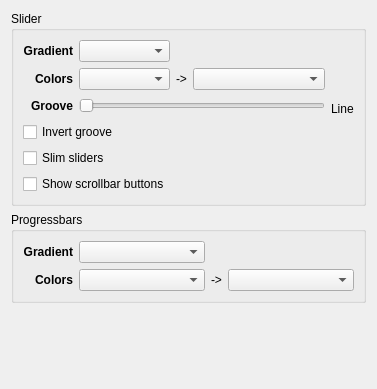
        <widget class="QWidget" name="Scrollbars">
         <layout class="QVBoxLayout" name="verticalLayout_6">
          <item>
           <widget class="QGroupBox" name="groupBox">
            <property name="title">
             <string>Slider</string>
            </property>
            <property name="flat">
             <bool>true</bool>
            </property>
            <layout class="QGridLayout" name="gridLayout_10">
             <item row="0" column="0">
              <widget class="QLabel" name="label_18">
               <property name="font">
                <font>
                 <weight>75</weight>
                 <bold>true</bold>
                </font>
               </property>
               <property name="text">
                <string>Gradient</string>
               </property>
               <property name="alignment">
                <set>Qt::AlignRight|Qt::AlignTrailing|Qt::AlignVCenter</set>
               </property>
              </widget>
             </item>
             <item row="0" column="1">
              <widget class="QComboBox" name="gradScroll">
               <property name="sizePolicy">
                <sizepolicy hsizetype="MinimumExpanding" vsizetype="Fixed">
                 <horstretch>0</horstretch>
                 <verstretch>0</verstretch>
                </sizepolicy>
               </property>
              </widget>
             </item>
             <item row="0" column="2" colspan="3">
              <spacer name="horizontalSpacer_8">
               <property name="orientation">
                <enum>Qt::Horizontal</enum>
               </property>
               <property name="sizeHint" stdset="0">
                <size>
                 <width>178</width>
                 <height>20</height>
                </size>
               </property>
              </spacer>
             </item>
             <item row="1" column="0">
              <widget class="QLabel" name="label_56">
               <property name="font">
                <font>
                 <weight>75</weight>
                 <bold>true</bold>
                </font>
               </property>
               <property name="text">
                <string>Colors</string>
               </property>
               <property name="alignment">
                <set>Qt::AlignRight|Qt::AlignTrailing|Qt::AlignVCenter</set>
               </property>
              </widget>
             </item>
             <item row="1" column="1">
              <widget class="QComboBox" name="scrollRole">
               <property name="sizePolicy">
                <sizepolicy hsizetype="MinimumExpanding" vsizetype="Fixed">
                 <horstretch>0</horstretch>
                 <verstretch>0</verstretch>
                </sizepolicy>
               </property>
              </widget>
             </item>
             <item row="1" column="2">
              <widget class="QLabel" name="label_57">
               <property name="text">
                <string>-&gt;</string>
               </property>
              </widget>
             </item>
             <item row="1" column="3">
              <widget class="QComboBox" name="scrollActiveRole">
               <property name="sizePolicy">
                <sizepolicy hsizetype="MinimumExpanding" vsizetype="Fixed">
                 <horstretch>0</horstretch>
                 <verstretch>0</verstretch>
                </sizepolicy>
               </property>
              </widget>
             </item>
             <item row="1" column="4" rowspan="2">
              <spacer name="horizontalSpacer_3">
               <property name="orientation">
                <enum>Qt::Horizontal</enum>
               </property>
               <property name="sizeType">
                <enum>QSizePolicy::Fixed</enum>
               </property>
               <property name="sizeHint" stdset="0">
                <size>
                 <width>3</width>
                 <height>0</height>
                </size>
               </property>
              </spacer>
             </item>
             <item row="2" column="0" rowspan="2">
              <widget class="QLabel" name="label_42">
               <property name="font">
                <font>
                 <weight>75</weight>
                 <bold>true</bold>
                </font>
               </property>
               <property name="text">
                <string>Groove</string>
               </property>
               <property name="alignment">
                <set>Qt::AlignRight|Qt::AlignTrailing|Qt::AlignVCenter</set>
               </property>
              </widget>
             </item>
             <item row="2" column="1" rowspan="2" colspan="3">
              <widget class="QSlider" name="sliderGroove">
               <property name="maximum">
                <number>3</number>
               </property>
               <property name="pageStep">
                <number>1</number>
               </property>
               <property name="orientation">
                <enum>Qt::Horizontal</enum>
               </property>
               <property name="tickPosition">
                <enum>QSlider::NoTicks</enum>
               </property>
              </widget>
             </item>
             <item row="3" column="4">
              <widget class="QLabel" name="grooveLabel">
               <property name="sizePolicy">
                <sizepolicy hsizetype="Preferred" vsizetype="Preferred">
                 <horstretch>0</horstretch>
                 <verstretch>0</verstretch>
                </sizepolicy>
               </property>
               <property name="text">
                <string>Line</string>
               </property>
              </widget>
             </item>
             <item row="4" column="0" colspan="2">
              <widget class="QCheckBox" name="invertGroove">
               <property name="text">
                <string>Invert groove</string>
               </property>
              </widget>
             </item>
             <item row="5" column="0" colspan="2">
              <widget class="QCheckBox" name="slimSlider">
               <property name="text">
                <string>Slim sliders</string>
               </property>
              </widget>
             </item>
             <item row="6" column="0" colspan="2">
              <widget class="QCheckBox" name="showScrollButtons">
               <property name="text">
                <string>Show scrollbar buttons</string>
               </property>
              </widget>
             </item>
            </layout>
           </widget>
          </item>
          <item>
           <widget class="QGroupBox" name="groupBox_4">
            <property name="title">
             <string>Progressbars</string>
            </property>
            <property name="flat">
             <bool>true</bool>
            </property>
            <layout class="QGridLayout" name="gridLayout_18">
             <item row="0" column="0">
              <widget class="QLabel" name="label_13">
               <property name="font">
                <font>
                 <weight>75</weight>
                 <bold>true</bold>
                </font>
               </property>
               <property name="text">
                <string>Gradient</string>
               </property>
               <property name="alignment">
                <set>Qt::AlignRight|Qt::AlignTrailing|Qt::AlignVCenter</set>
               </property>
              </widget>
             </item>
             <item row="0" column="1">
              <widget class="QComboBox" name="gradProgress">
               <property name="sizePolicy">
                <sizepolicy hsizetype="MinimumExpanding" vsizetype="Fixed">
                 <horstretch>0</horstretch>
                 <verstretch>0</verstretch>
                </sizepolicy>
               </property>
              </widget>
             </item>
             <item row="1" column="0">
              <widget class="QLabel" name="label_10">
               <property name="font">
                <font>
                 <weight>75</weight>
                 <bold>true</bold>
                </font>
               </property>
               <property name="text">
                <string>Colors</string>
               </property>
               <property name="alignment">
                <set>Qt::AlignRight|Qt::AlignTrailing|Qt::AlignVCenter</set>
               </property>
              </widget>
             </item>
             <item row="1" column="1">
              <widget class="QComboBox" name="crProgressBg">
               <property name="sizePolicy">
                <sizepolicy hsizetype="MinimumExpanding" vsizetype="Fixed">
                 <horstretch>0</horstretch>
                 <verstretch>0</verstretch>
                </sizepolicy>
               </property>
              </widget>
             </item>
             <item row="1" column="2">
              <widget class="QLabel" name="label_3">
               <property name="text">
                <string>-&gt;</string>
               </property>
              </widget>
             </item>
             <item row="1" column="3">
              <widget class="QComboBox" name="crProgressFg">
               <property name="sizePolicy">
                <sizepolicy hsizetype="MinimumExpanding" vsizetype="Fixed">
                 <horstretch>0</horstretch>
                 <verstretch>0</verstretch>
                </sizepolicy>
               </property>
              </widget>
             </item>
            </layout>
           </widget>
          </item>
          <item>
           <spacer name="verticalSpacer_6">
            <property name="orientation">
             <enum>Qt::Vertical</enum>
            </property>
            <property name="sizeHint" stdset="0">
             <size>
              <width>20</width>
              <height>75</height>
             </size>
            </property>
           </spacer>
          </item>
         </layout>
        </widget>
